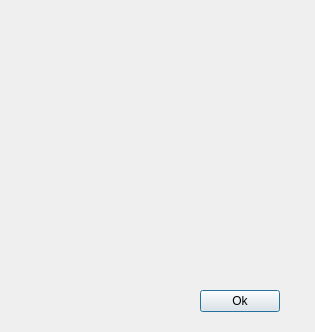
<?xml version="1.0" encoding="UTF-8"?>
<ui version="4.0">
 <class>CollimateurDialog</class>
 <widget class="QDialog" name="CollimateurDialog">
  <property name="geometry">
   <rect>
    <x>0</x>
    <y>0</y>
    <width>315</width>
    <height>332</height>
   </rect>
  </property>
  <property name="windowTitle">
   <string>Dialog</string>
  </property>
  <property name="styleSheet">
   <string notr="true"/>
  </property>
  <widget class="CollimatorWidget" name="collimatorWidget" native="true">
   <property name="geometry">
    <rect>
     <x>30</x>
     <y>20</y>
     <width>250</width>
     <height>250</height>
    </rect>
   </property>
  </widget>
  <widget class="QPushButton" name="okPushButton">
   <property name="geometry">
    <rect>
     <x>200</x>
     <y>290</y>
     <width>80</width>
     <height>22</height>
    </rect>
   </property>
   <property name="text">
    <string>Ok</string>
   </property>
  </widget>
 </widget>
 <customwidgets>
  <customwidget>
   <class>CollimatorWidget</class>
   <extends>QWidget</extends>
   <header>CollimatorWidget.h</header>
   <container>1</container>
  </customwidget>
 </customwidgets>
 <resources/>
 <connections/>
</ui>
